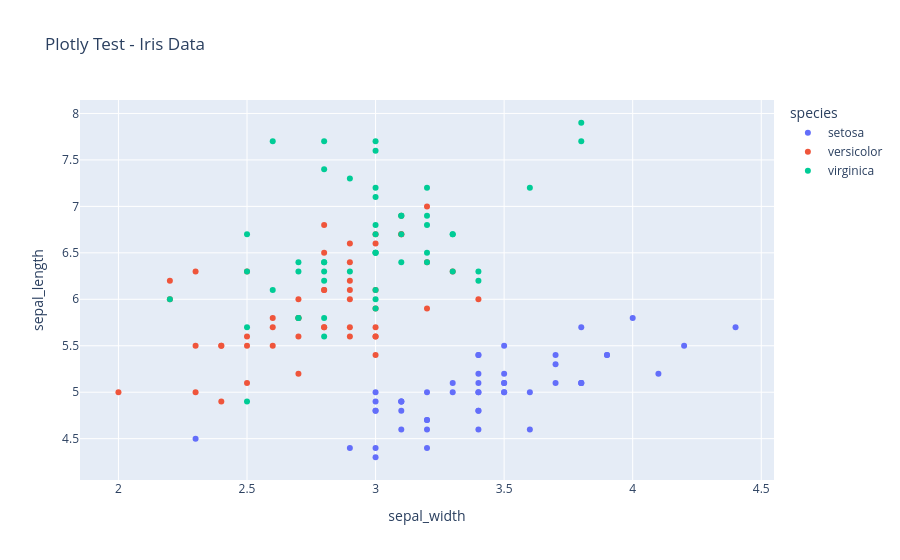

The code cell stored with this chart in its notebook:
### Code cell
df = px.data.iris()
fig = px.scatter(df, x="sepal_width", y="sepal_length", color="species", title="Plotly Test - Iris Data")
fig.show()

### Figure 1 — Plotly figure (JSON) as saved in the notebook; plotly's stock layout.template omitted (floating-point values rounded to 4 significant figures)
{"data": [{"hovertemplate": "species=setosa<br>sepal_width=%{x}<br>sepal_length=%{y}<extra></extra>", "legendgroup": "setosa", "marker": {"color": "#636efa", "symbol": "circle"}, "mode": "markers", "name": "setosa", "orientation": "v", "showlegend": true, "type": "scatter", "x": [3.5, 3.0, 3.2, 3.1, 3.6, 3.9, 3.4, 3.4, 2.9, 3.1, 3.7, 3.4, 3.0, 3.0, 4.0, 4.4, 3.9, 3.5, 3.8, 3.8, 3.4, 3.7, 3.6, 3.3, 3.4, 3.0, 3.4, 3.5, 3.4, 3.2, 3.1, 3.4, 4.1, 4.2, 3.1, 3.2, 3.5, 3.1, 3.0, 3.4, 3.5, 2.3, 3.2, 3.5, 3.8, 3.0, 3.8, 3.2, 3.7, 3.3], "xaxis": "x", "y": [5.1, 4.9, 4.7, 4.6, 5.0, 5.4, 4.6, 5.0, 4.4, 4.9, 5.4, 4.8, 4.8, 4.3, 5.8, 5.7, 5.4, 5.1, 5.7, 5.1, 5.4, 5.1, 4.6, 5.1, 4.8, 5.0, 5.0, 5.2, 5.2, 4.7, 4.8, 5.4, 5.2, 5.5, 4.9, 5.0, 5.5, 4.9, 4.4, 5.1, 5.0, 4.5, 4.4, 5.0, 5.1, 4.8, 5.1, 4.6, 5.3, 5.0], "yaxis": "y"}, {"hovertemplate": "species=versicolor<br>sepal_width=%{x}<br>sepal_length=%{y}<extra></extra>", "legendgroup": "versicolor", "marker": {"color": "#EF553B", "symbol": "circle"}, "mode": "markers", "name": "versicolor", "orientation": "v", "showlegend": true, "type": "scatter", "x": [3.2, 3.2, 3.1, 2.3, 2.8, 2.8, 3.3, 2.4, 2.9, 2.7, 2.0, 3.0, 2.2, 2.9, 2.9, 3.1, 3.0, 2.7, 2.2, 2.5, 3.2, 2.8, 2.5, 2.8, 2.9, 3.0, 2.8, 3.0, 2.9, 2.6, 2.4, 2.4, 2.7, 2.7, 3.0, 3.4, 3.1, 2.3, 3.0, 2.5, 2.6, 3.0, 2.6, 2.3, 2.7, 3.0, 2.9, 2.9, 2.5, 2.8], "xaxis": "x", "y": [7.0, 6.4, 6.9, 5.5, 6.5, 5.7, 6.3, 4.9, 6.6, 5.2, 5.0, 5.9, 6.0, 6.1, 5.6, 6.7, 5.6, 5.8, 6.2, 5.6, 5.9, 6.1, 6.3, 6.1, 6.4, 6.6, 6.8, 6.7, 6.0, 5.7, 5.5, 5.5, 5.8, 6.0, 5.4, 6.0, 6.7, 6.3, 5.6, 5.5, 5.5, 6.1, 5.8, 5.0, 5.6, 5.7, 5.7, 6.2, 5.1, 5.7], "yaxis": "y"}, {"hovertemplate": "species=virginica<br>sepal_width=%{x}<br>sepal_length=%{y}<extra></extra>", "legendgroup": "virginica", "marker": {"color": "#00cc96", "symbol": "circle"}, "mode": "markers", "name": "virginica", "orientation": "v", "showlegend": true, "type": "scatter", "x": [3.3, 2.7, 3.0, 2.9, 3.0, 3.0, 2.5, 2.9, 2.5, 3.6, 3.2, 2.7, 3.0, 2.5, 2.8, 3.2, 3.0, 3.8, 2.6, 2.2, 3.2, 2.8, 2.8, 2.7, 3.3, 3.2, 2.8, 3.0, 2.8, 3.0, 2.8, 3.8, 2.8, 2.8, 2.6, 3.0, 3.4, 3.1, 3.0, 3.1, 3.1, 3.1, 2.7, 3.2, 3.3, 3.0, 2.5, 3.0, 3.4, 3.0], "xaxis": "x", "y": [6.3, 5.8, 7.1, 6.3, 6.5, 7.6, 4.9, 7.3, 6.7, 7.2, 6.5, 6.4, 6.8, 5.7, 5.8, 6.4, 6.5, 7.7, 7.7, 6.0, 6.9, 5.6, 7.7, 6.3, 6.7, 7.2, 6.2, 6.1, 6.4, 7.2, 7.4, 7.9, 6.4, 6.3, 6.1, 7.7, 6.3, 6.4, 6.0, 6.9, 6.7, 6.9, 5.8, 6.8, 6.7, 6.7, 6.3, 6.5, 6.2, 5.9], "yaxis": "y"}], "layout": {"legend": {"title": {"text": "species"}, "tracegroupgap": 0}, "title": {"text": "Plotly Test - Iris Data"}, "xaxis": {"anchor": "y", "domain": [0, 1], "title": {"text": "sepal_width"}}, "yaxis": {"anchor": "x", "domain": [0, 1], "title": {"text": "sepal_length"}}}}
